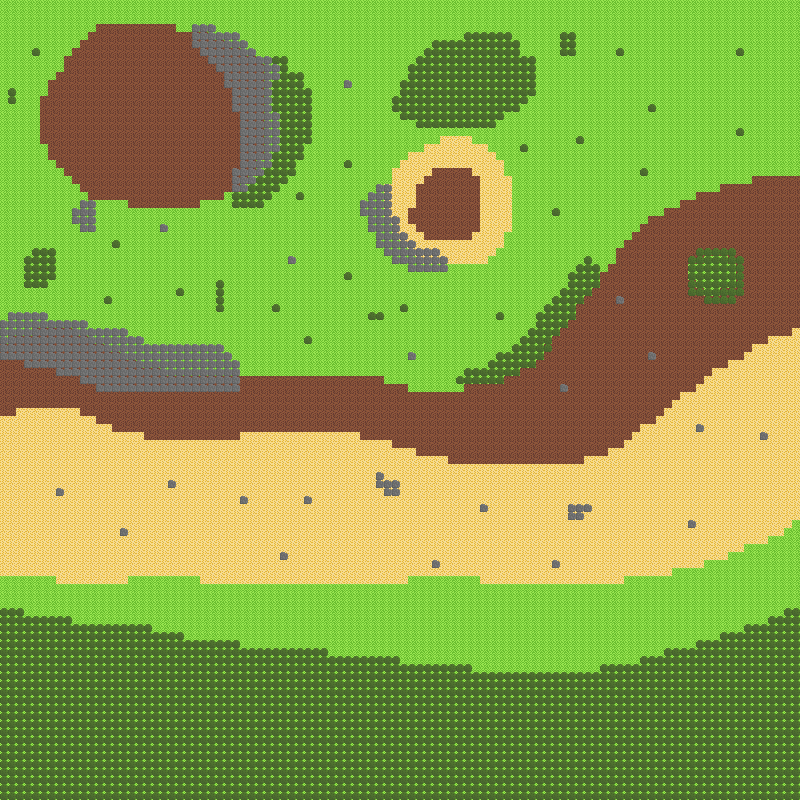

This game map was drawn from its Tiled (.tmx) file and the tilesets committed beside it. A one-line description and the trimmed map source follow:
An orthogonal 100x100 tile map with 8x8 px tiles, 2 tile layers (ground, obstacles), 2 tilesets.

<map version="1.0" orientation="orthogonal" renderorder="right-down" width="100" height="100" tilewidth="8" tileheight="8" nextobjectid="1">
 <tileset firstgid="1" name="groundtiles" tilewidth="8" tileheight="8" tilecount="4" columns="2">
  <image source="groundtiles.png" width="16" height="16" />
 </tileset>
 <tileset firstgid="5" name="obstacletiles" tilewidth="8" tileheight="8" tilecount="4" columns="2">
  <image source="obstacletiles.png" width="16" height="16" />
 </tileset>
 <layer name="ground" width="100" height="100">
  <data>[10000 cells, 10000 non-empty, 3 distinct tile ids]</data>
 </layer>
 <layer name="obstacles" width="100" height="100">
  <data>[10000 cells, 2729 non-empty, 2 distinct tile ids]</data>
 </layer>
</map>